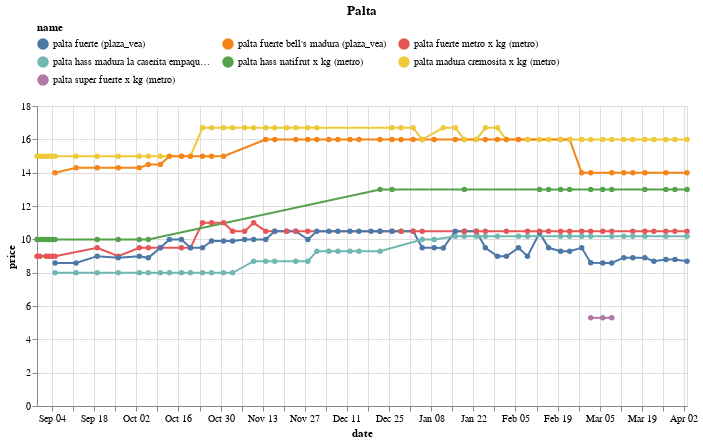

Write notebook code for a chart like this one.
### Code cell
(df
 .loc[df.name.isin(names)]
 .pipe(alt.Chart)
 .mark_line(point=True)
 .encode(x='date', y='price', color='name', tooltip=['name','price'])
 .properties(width=650, title='Palta')
 .configure_legend(orient='top', columns=3)
)

### Figure 1 — Vega-Lite specification as saved in the notebook (floating-point values rounded to 4 significant figures; data arrays with more than 128 entries replaced by an {"elided": "..."} marker saying what was removed)
{"config": {"view": {"continuousWidth": 400, "continuousHeight": 300}, "legend": {"columns": 3, "orient": "top"}}, "data": {"name": "data-a7514edcf9dd02f3d62a17018d13f673"}, "mark": {"type": "line", "point": true}, "encoding": {"color": {"field": "name", "type": "nominal"}, "tooltip": [{"field": "name", "type": "nominal"}, {"field": "price", "type": "quantitative"}], "x": {"field": "date", "type": "temporal"}, "y": {"field": "price", "type": "quantitative"}}, "title": "Palta", "width": 650, "$schema": "https://vega.github.io/schema/vega-lite/v4.17.0.json", "datasets": {"data-a7514edcf9dd02f3d62a17018d13f673": {"elided": "278 records"}}}
